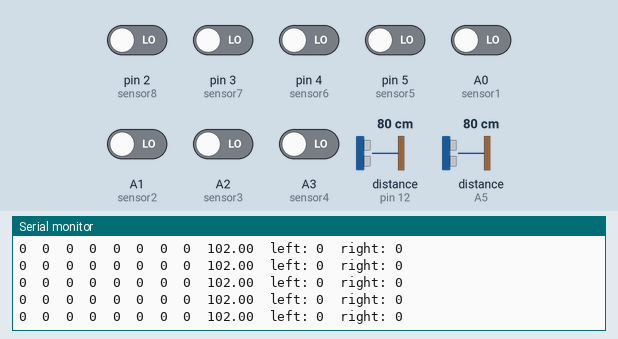
The sketch below on a simulated Arduino Uno, built with avr-gcc and run on an emulated ATmega328P. On the bench: the last lines printed to the serial monitor. The inputs (shaded band) are chosen by the test bench; at power-on: A0 (sensor1), A1 (sensor2), A2 (sensor3), A3 (sensor4), pin 2 (sensor8), pin 3 (sensor7), pin 4 (sensor6), pin 5 (sensor5) LOW, distance to the obstacle (sensors on pin 12, A5) 80 cm.

Above: at 2.7 s.
2.8 s: distance to the obstacle (sensor on pin 12) set to 18 cm
At 2.93 s:
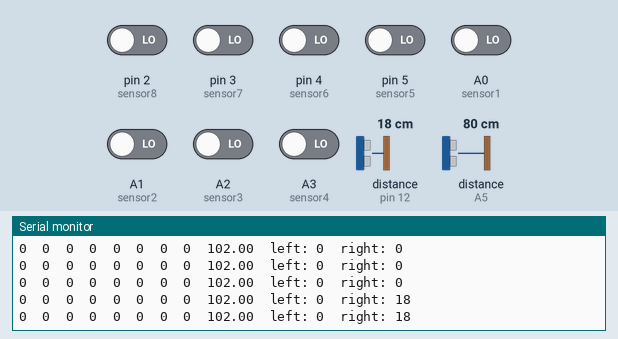
5.8 s: distance to the obstacle (sensor on A5) set to 18 cm
At 5.81 s:
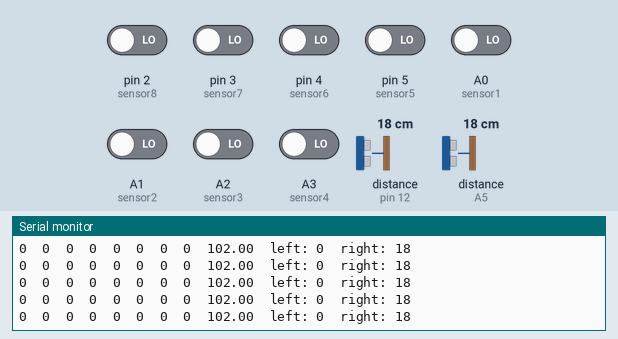
8.8 s: A1 (sensor2) driven HIGH
At 8.9 s:
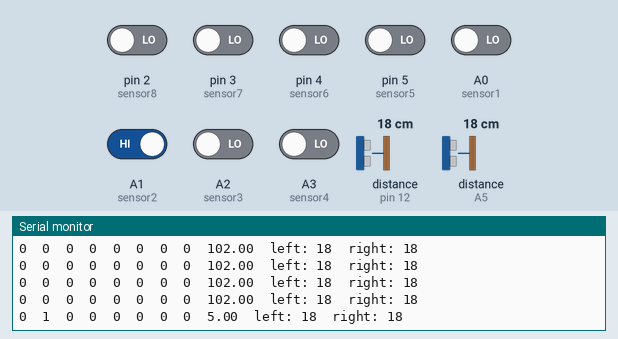
11.8 s: pin 2 (sensor8) driven HIGH
At 11.97 s:
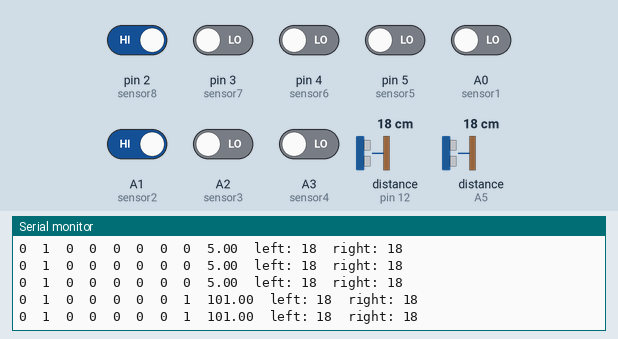
14.8 s: distance to the obstacle (sensor on pin 12) set to 2 cm
At 14.83 s:
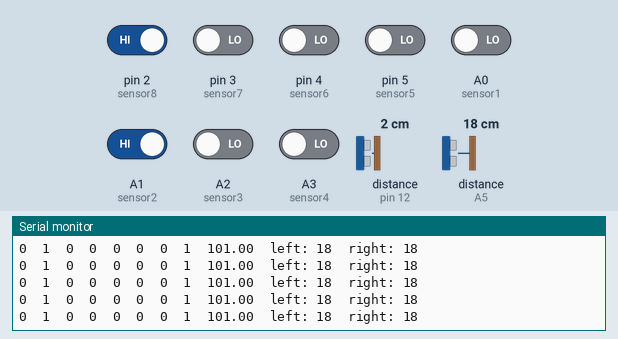
17.8 s: distance to the obstacle (sensor on A5) set to 2 cm
At 17.8 s:
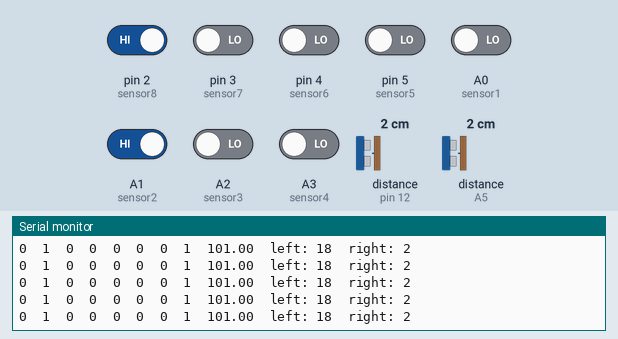

The sketch:

read_sensor.ino
```cpp
// #define sensor1 A3      // Left most sensor
// #define sensor2 A2      // Left sensor
// #define sensor3 A1      // Middle Left sensor
// #define sensor4 A0      // Middle Right sensor
// #define sensor5 2       // Right sensor
// #define sensor6 3       // Right most sensor
// #define sensor7 4
// #define sensor8 5

#define sensor1 A0      // Left most sensor
#define sensor2 A1      // Left sensor
#define sensor3 A2      // Middle Left sensor
#define sensor4 A3      // Middle Right sensor
#define sensor5 5       // Right sensor
#define sensor6 4       // Right most sensor
#define sensor7 3
#define sensor8 2

// Initial Values of Sensors
int sensor[8] = { 0, 0, 0, 0, 0, 0 , 0, 0 };
int size_of_array = 8;
int B = 0, R = 0, L = 0, F = 0;
char path[10];
int i = 0, j = 0;
// Motor Pins
#define ENA 6
#define motorInput1 7
#define motorInput2 8
#define motorInput3 9
#define motorInput4 10
#define ENB 11

int left_motor_speed = 0;
int right_motor_speed = 0;

int spedr = 60;
int spedl = 60;
int spedf = 60;


int DelayCheck = 16;

int DelayForth = 100;
int DelayEvery = 100;
int DelayReverse = 200;
int DelaySharp = 200;
int delaytest = 3000;
int DelayWhiteError = 50;
int GoodPosition = 3;

int t = 0;
int Time = 0;

int initial_motor_speed = 60;

// Output Pins for Led
//int ledPin1 = A3;
//int ledPin2 = A4;

// PID Constants
float Kp = 10.00; // Will be tuned on track
float Ki = 0; //these contants will differ in eee and
float Kd = 10.00 ;//cse fest depending on track

// PID Variables
float error = 0, P = 0, I = 0, D = 0, PID_value = 0;
float previous_error = 0, previous_I = 0;

int flag = 0;

#include <NewPing.h>
NewPing sonar_left(A4,A5,30);
// NewPing sonar_front(A4,A7,30);
NewPing sonar_right(A4,12,30);
/***************************************************************************************  Void Setup  **************************************************************************************/
void setup() {
  Serial.begin(9600);                     //setting serial monitor at a default baund rate of 9600
  delay(500);
  Serial.println("Started !!");
  delay(1000);
}
/***************************************************************************************  Void Loop  **************************************************************************************/

bool IR_value_check(int a[], int b[]){
  for (int i = 1;  i < size_of_array-1; i++){
    if( a[i] != b[i]){
      return false;
    }
  }
  return true;
}

void loop()
{
  read_sensor_values();
}

void read_sensor_values(){
  sensor[0] = digitalRead(sensor1);   //  analogRead digitalRead
  sensor[1] = digitalRead(sensor2);
  sensor[2] = digitalRead(sensor3);
  sensor[3] = digitalRead(sensor4);
  sensor[4] = digitalRead(sensor5);
  sensor[5] = digitalRead(sensor6);
  sensor[6] = digitalRead(sensor7);
  sensor[7] = digitalRead(sensor8);

  int white[8] = {0,0,0,0,0,0,0,0};
  int black[8] = {0,1,1,1,1,1,1,0};
  int err5[8] = {0,1,0,0,0,0,0,0};
  int err4[8] = {0,1,1,0,0,0,0,0};
  int err3[8] = {0,0,1,0,0,0,0,0};
  int err2[8] = {0,0,1,1,0,0,0,0};
  int err1[8] = {0,0,0,1,0,0,0,0};
  int err0[8] = {0,0,0,1,1,0,0,0};
  int err_1[8] = {0,0,0,0,1,0,0,0};
  int err_2[8] = {0,0,0,0,1,1,0,0};
  int err_3[8] = {0,0,0,0,0,1,0,0};
  int err_4[8] = {0,0,0,0,0,1,1,0};
  int err_5[8] = {0,0,0,0,0,0,1,0};
  if      (sensor[0] == 1) error = 100; // found left
  else if (sensor[7] == 1) error = 101;  // found right
  else if (IR_value_check(sensor, white)){error = 102;}//found white
  else if (IR_value_check(sensor, black)){error = 103;}//found Black
  else if (IR_value_check(sensor, err5)){error = 5;}
  else if (IR_value_check(sensor, err4)){error = 4;}
  else if (IR_value_check(sensor, err3)){error = 3;}
  else if (IR_value_check(sensor, err2)){error = 2;}
  else if (IR_value_check(sensor, err1)){error = 1;}
  else if (IR_value_check(sensor, err0)){error = 0;}
  else if (IR_value_check(sensor, err_1)){error = -1;}
  else if (IR_value_check(sensor, err_2)){error = -2;}
  else if (IR_value_check(sensor, err_3)){error = -3;}
  else if (IR_value_check(sensor, err_4)){error = -4;}
  else if (IR_value_check(sensor, err_5)){error = -5;}
  else {error = 0;}


  Serial.print(sensor[0]);
  Serial.print("\t");
  Serial.print(sensor[1]);
  Serial.print("\t");
  Serial.print(sensor[2]);
  Serial.print("\t");
  Serial.print(sensor[3]);
  Serial.print("\t");
  Serial.print(sensor[4]);
  Serial.print("\t");
  Serial.print(sensor[5]);
  Serial.print("\t");
  Serial.print(sensor[6]);
  Serial.print("\t");
  Serial.print(sensor[7]);
  Serial.print("\t");
  Serial.print(error);
  Serial.print("\t");
  Serial.print("left: ");
  Serial.print(sonar_left.ping_cm());
  Serial.print("\t");
  Serial.print("right: ");
  Serial.println(sonar_right.ping_cm());

}
```

Measured:
- after the input at 2.8 s, the serial monitor: prints a new line after 0.06 s (image 1)
- after the input at 8.8 s, the serial monitor: prints a new line after 0.08 s (image 3)
- after the input at 11.8 s, the serial monitor: prints a new line after 0.10 s (image 4)
